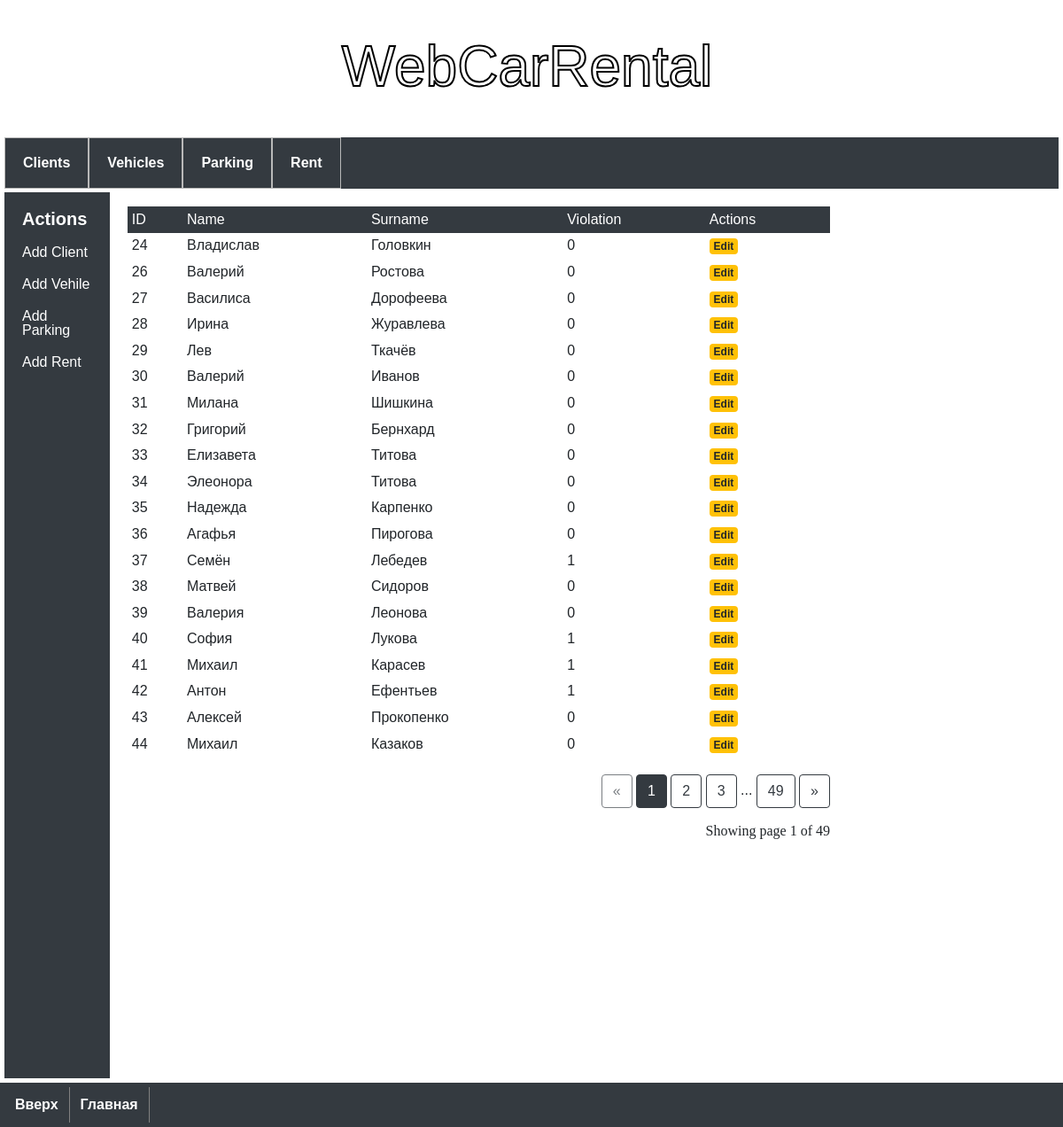
The app's page /clients with its own data.
### model.py (models this page shows)
class Client(db.Model):
    __tablename__ = 'client'
    client_id = db.Column('client_id', db.INTEGER, primary_key=True, autoincrement=True)
    firstname = db.Column('firstname', db.Text)
    surname = db.Column('surname', db.Text)
    violation = db.Column('violation', db.INTEGER)

### app.py (the view)
@app.route('/clients')
def clients():
    page = request.args.get('page', 1, type=int)
    clients = Client.query.paginate(page=page, per_page=20)
    return render_template(
        './client/clients.html',
        clients=clients)

### templates/client/clients.html
{% extends 'base.html' %}
{% block content %}
<div class="table-responsive">
    <table class="table table-sm table-borderless mb-0">
        <thead class="thead-dark">
            <tr>
                <th>ID</th>
                <th>Name</th>
                <th>Surname</th>
                <th>Violation</th>
                <th>Actions</th>
            </tr>
        </thead>
        <tbody>
            {% for client in clients %}
            <tr>
                <th scope="row">{{ client.client_id }}</th>
                <td>{{ client.firstname }}</td>
                <td>{{ client.surname }}</td>
                <td>{{ client.violation }}</td>
                <td><a class="badge badge-warning" href="{{ url_for('edit_client', client_id=client.client_id) }}">Edit</a></td>
            </tr>
            {% endfor %}
        </tbody>
    </table>
</div>
<br>
<div class="text-right">
    <a href="{{ url_for('clients', page=clients.prev_num) }}"
       class="btn btn-outline-dark
       {% if clients.page == 1 %}disabled{% endif %}">
        &laquo;
    </a>
    {% for page_num in clients.iter_pages(left_edge=1, right_edge=1, left_current=1, right_current=2) %}{% if page_num %}
            {% if clients.page == page_num %}
            <a href="{{ url_for('clients', page=page_num) }}"
               class="btn btn-dark">
                {{ page_num }}
            </a>
            {% else %}
            <a href="{{ url_for('clients', page=page_num) }}"
               class="btn btn-outline-dark">
                {{ page_num }}
            </a>
            {% endif %}
        {% else %}
            ...
        {% endif %}
    {% endfor %}    <a href="{{ url_for('clients', page=clients.next_num) }}"
       class="btn btn-outline-dark
       {% if clients.page == clients.pages %}disabled{% endif %}">
        &raquo;
    </a>
</div>
<p class="text-right mt-3">
   Showing page {{ clients.page }} of {{ clients.pages }}
</p>
{% endblock %}

### static/css/styles.css (style rules this page uses)
p { font-family: Georgia, 'Times New Roman', Times, serif; margin-left: 10px; text-indent: 20px; }
body { font-family: 'Montserrat', sans-serif; background: url(img/background.jpg) no-repeat center center / cover; }

### records on screen
Client: client_id "24", firstname "Владислав", surname "Головкин", violation "0"
Client: client_id "26", firstname "Валерий", surname "Ростова", violation "0"
Client: client_id "27", firstname "Василиса", surname "Дорофеева", violation "0"
Client: client_id "28", firstname "Ирина", surname "Журавлева", violation "0"
Client: client_id "29", firstname "Лев", surname "Ткачёв", violation "0"
Client: client_id "30", firstname "Валерий", surname "Иванов", violation "0"
Client: client_id "31", firstname "Милана", surname "Шишкина", violation "0"
Client: client_id "32", firstname "Григорий", surname "Бернхард", violation "0"
Client: client_id "33", firstname "Елизавета", surname "Титова", violation "0"
Client: client_id "34", firstname "Элеонора", surname "Титова", violation "0"
Client: client_id "35", firstname "Надежда", surname "Карпенко", violation "0"
Client: client_id "36", firstname "Агафья", surname "Пирогова", violation "0"
Client: client_id "37", firstname "Семён", surname "Лебедев", violation "1"
Client: client_id "38", firstname "Матвей", surname "Сидоров", violation "0"
Client: client_id "39", firstname "Валерия", surname "Леонова", violation "0"
Client: client_id "40", firstname "София", surname "Лукова", violation "1"
Client: client_id "41", firstname "Михаил", surname "Карасев", violation "1"
Client: client_id "42", firstname "Антон", surname "Ефентьев", violation "1"
Client: client_id "43", firstname "Алексей", surname "Прокопенко", violation "0"
Client: client_id "44", firstname "Михаил", surname "Казаков", violation "0"

### other values on screen
{{ page_num }} "1"
{{ page_num }} "2" "3" "49"
{{ clients.page }} "1"
{{ clients.pages }} "49"
